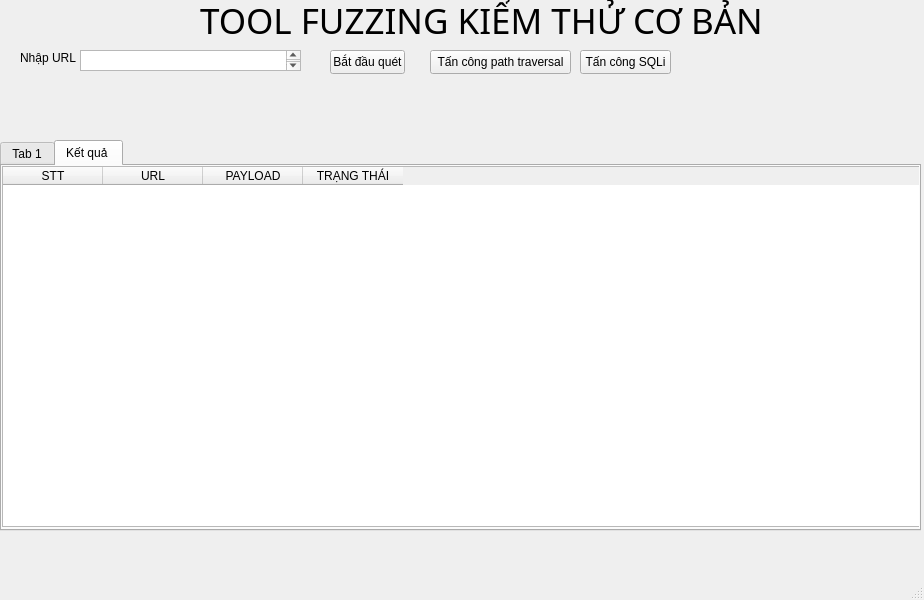
<?xml version="1.0" encoding="UTF-8"?>
<ui version="4.0">
 <class>MainWindow</class>
 <widget class="QMainWindow" name="MainWindow">
  <property name="geometry">
   <rect>
    <x>0</x>
    <y>0</y>
    <width>924</width>
    <height>600</height>
   </rect>
  </property>
  <property name="windowTitle">
   <string>MainWindow</string>
  </property>
  <widget class="QWidget" name="centralwidget">
   <widget class="QTextEdit" name="txtGetLink">
    <property name="geometry">
     <rect>
      <x>80</x>
      <y>50</y>
      <width>221</width>
      <height>21</height>
     </rect>
    </property>
   </widget>
   <widget class="QLabel" name="label">
    <property name="geometry">
     <rect>
      <x>200</x>
      <y>0</y>
      <width>571</width>
      <height>41</height>
     </rect>
    </property>
    <property name="font">
     <font>
      <family>Showcard Gothic</family>
      <pointsize>26</pointsize>
     </font>
    </property>
    <property name="text">
     <string>TOOL FUZZING KIỂM THỬ CƠ BẢN</string>
    </property>
   </widget>
   <widget class="QLabel" name="label_2">
    <property name="geometry">
     <rect>
      <x>20</x>
      <y>50</y>
      <width>61</width>
      <height>16</height>
     </rect>
    </property>
    <property name="text">
     <string>Nhập URL</string>
    </property>
   </widget>
   <widget class="QPushButton" name="jBntScan">
    <property name="geometry">
     <rect>
      <x>330</x>
      <y>50</y>
      <width>75</width>
      <height>24</height>
     </rect>
    </property>
    <property name="text">
     <string>Bắt đầu quét</string>
    </property>
   </widget>
   <widget class="QTabWidget" name="tabWidget">
    <property name="geometry">
     <rect>
      <x>0</x>
      <y>140</y>
      <width>921</width>
      <height>391</height>
     </rect>
    </property>
    <property name="currentIndex">
     <number>1</number>
    </property>
    <widget class="QWidget" name="tab">
     <attribute name="title">
      <string>Tab 1</string>
     </attribute>
     <widget class="QTextBrowser" name="textBrowser">
      <property name="geometry">
       <rect>
        <x>0</x>
        <y>0</y>
        <width>911</width>
        <height>371</height>
       </rect>
      </property>
     </widget>
    </widget>
    <widget class="QWidget" name="Tab_2">
     <attribute name="title">
      <string>Kết quả </string>
     </attribute>
     <widget class="QTableWidget" name="tableWidget">
      <property name="geometry">
       <rect>
        <x>0</x>
        <y>0</y>
        <width>921</width>
        <height>361</height>
       </rect>
      </property>
      <column>
       <property name="text">
        <string>STT</string>
       </property>
      </column>
      <column>
       <property name="text">
        <string>URL</string>
       </property>
      </column>
      <column>
       <property name="text">
        <string>PAYLOAD</string>
       </property>
      </column>
      <column>
       <property name="text">
        <string>TRẠNG THÁI</string>
       </property>
      </column>
     </widget>
    </widget>
   </widget>
   <widget class="QPushButton" name="pushButton">
    <property name="geometry">
     <rect>
      <x>430</x>
      <y>50</y>
      <width>141</width>
      <height>24</height>
     </rect>
    </property>
    <property name="text">
     <string>Tấn công path traversal</string>
    </property>
   </widget>
   <widget class="QPushButton" name="btnSQLi">
    <property name="geometry">
     <rect>
      <x>580</x>
      <y>50</y>
      <width>91</width>
      <height>24</height>
     </rect>
    </property>
    <property name="text">
     <string>Tấn công SQLi</string>
    </property>
   </widget>
  </widget>
  <widget class="QMenuBar" name="menubar">
   <property name="geometry">
    <rect>
     <x>0</x>
     <y>0</y>
     <width>924</width>
     <height>22</height>
    </rect>
   </property>
  </widget>
  <widget class="QStatusBar" name="statusbar"/>
 </widget>
 <resources/>
 <connections/>
</ui>
